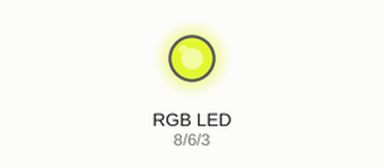
The sketch below on a simulated Arduino Uno, built with avr-gcc and run on an emulated ATmega328P. Shown: an RGB LED mixed from three pins (HIGH = lit). Dim RGB values are drawn brighter than linear.

Above: at 0.26 s.
At 1.22 s:
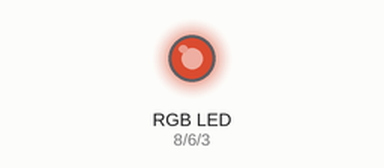
At 2.62 s:
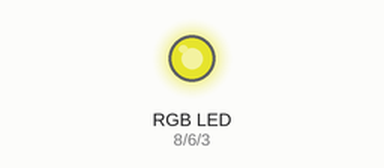
Timing chart, 0 to 40.0 s (numbered marks = the images above):
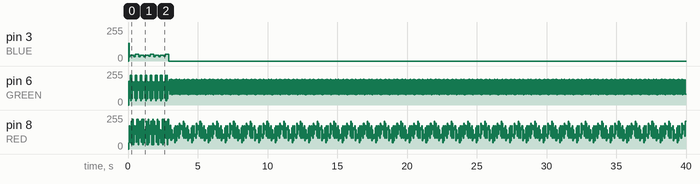

The sketch:

08_Suspend_Task.ino
```cpp
// MAIN HIGHLIGHT IS SUSPENDING THE TASK


#include <Arduino_FreeRTOS.h>

#define RED   8
#define GREEN 6
#define BLUE  3

typedef int TaskProfiler;

TaskProfiler REDTaskProfiler;
TaskProfiler GreenTaskProfiler;
TaskProfiler BlueTaskProfiler;


TaskHandle_t RedHandle, GreenHandle, BlueHandle;

uint32_t suspend_monitor;

void setup() {
  // put your setup code here, to run once:

  Serial.begin(9600);
  xTaskCreate(RedLEDcontroller,"RED Controller", 100, NULL, 1, &RedHandle);
  xTaskCreate(GreenLEDcontroller,"Green Controller", 100, NULL, 1, &GreenHandle);
  xTaskCreate(BlueLEDcontroller,"Blue Controller", 100, NULL, 1, &BlueHandle);

}


void RedLEDcontroller(void *pvParameters){


  pinMode(RED, OUTPUT);
  while(1){

    //REDTaskPriority = uxTaskPriorityGet(RedHandle);
    //Serial.print("RED Task Priority :");
    //Serial.println(REDTaskPriority);

    digitalWrite(RED, digitalRead(RED)^1);

  }

}


void GreenLEDcontroller(void *pvParameters){


  pinMode(GREEN, OUTPUT);
  while(1){

    GreenTaskProfiler++;
    //Serial.print("GREEN LED :");
    //Serial.println(GreenTaskProfiler);
    digitalWrite(GREEN, digitalRead(GREEN)^1);
    if(suspend_monitor>90000){
      vTaskSuspend(BlueHandle);
    }

  }

}

void BlueLEDcontroller(void *pvParameters){


  pinMode(BLUE, OUTPUT);
  while(1){

    BlueTaskProfiler++;
    //Serial.print("BLUE LED :");
    //Serial.println(BlueTaskProfiler);
    digitalWrite(BLUE, digitalRead(BLUE)^1);
    suspend_monitor++;

  }

}


void loop() {
  // put your main code here, to run repeatedly:

}
```
